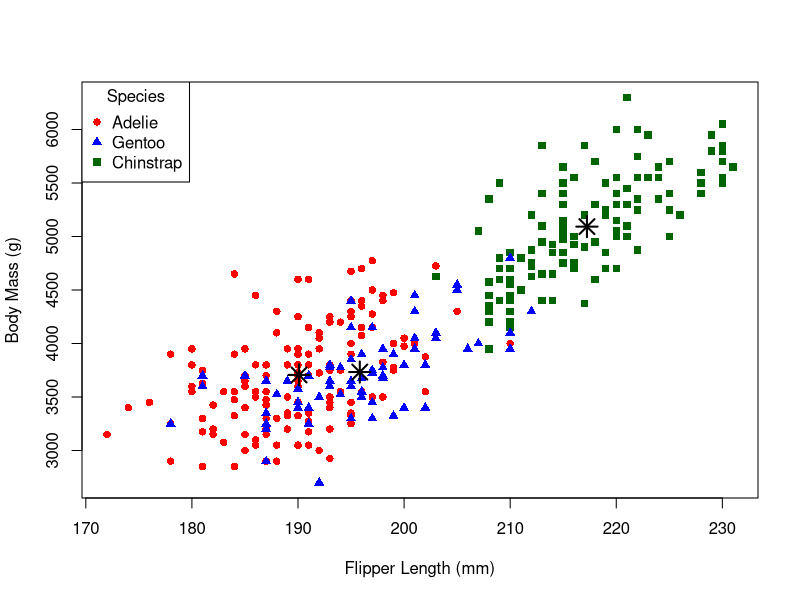

R code for this plot:
## ---- chunk 1
#| warning: false
library("palmerpenguins")
## ---- chunk 2
#| echo: false
data(penguins)
penguins$missing <- apply(is.na(penguins), 1, any)
## ---- chunk 3
#| label: tbl-palmer
#| tbl-cap: "Average Bill and Flipper Length by Penguin Species"
library(palmerpenguins)
data <- penguins
avg_bill <- tapply(data$bill_length_mm, data$species, mean, na.rm = TRUE)
avg_flipper <- tapply(data$flipper_length_mm, data$species, mean, na.rm = TRUE)
avg_sizes <- data.frame(
  species = names(avg_bill),
  avg_bill_length_mm = as.vector(avg_bill),
  avg_flipper_length_mm = as.vector(avg_flipper)
)
colnames(avg_sizes) <- c("Species", "Average Bill Length (mm)", "Average Flipper Length (mm)")
avg_sizes[, 2:3] <- round(avg_sizes[, 2:3], 2)
knitr::kable(avg_sizes)
## ---- chunk 4
species_mean <- function(measure) {
  species_names <- unique(penguins$species)
  sp_mean <- numeric(length(species_names))
  
  for (i in seq_along(species_names)) {
    name <- species_names[i]
    # extract the numeric vector for the given measure
    sp_mean[i] <- mean(penguins[penguins$species == name, ][[measure]], na.rm = TRUE)
  }
  result <- data.frame(
    species = species_names,
    mean_value = round(sp_mean,2)
  )
  return(result)
}
## ---- chunk 5
#| label: fig-mass-length
#| tbl-cap: "Flipper Length vs. Body Mass by Species"
penguins_clean <- na.omit(penguins)
species_levels <- unique(penguins_clean$species)
species_colors <- c("red", "blue", "darkgreen")
species_pch <- c(16, 17, 15)
plot(penguins_clean$flipper_length_mm,
     penguins_clean$body_mass_g,
     col = species_colors[as.numeric(penguins_clean$species)],
     pch = species_pch[as.numeric(penguins_clean$species)],
     xlab = "Flipper Length (mm)",
     ylab = "Body Mass (g)")
legend("topleft", legend = species_levels,
       col = species_colors, pch = species_pch, title = "Species")
for (i in seq_along(species_levels)) {
  sp <- species_levels[i]
  data_sp <- subset(penguins_clean, species == sp)
  mean_flipper <- mean(data_sp$flipper_length_mm)
  mean_mass <- mean(data_sp$body_mass_g)
  points(mean_flipper, mean_mass,
         col = "black", pch = 8, cex = 2, lwd = 2)  # big black star
}
